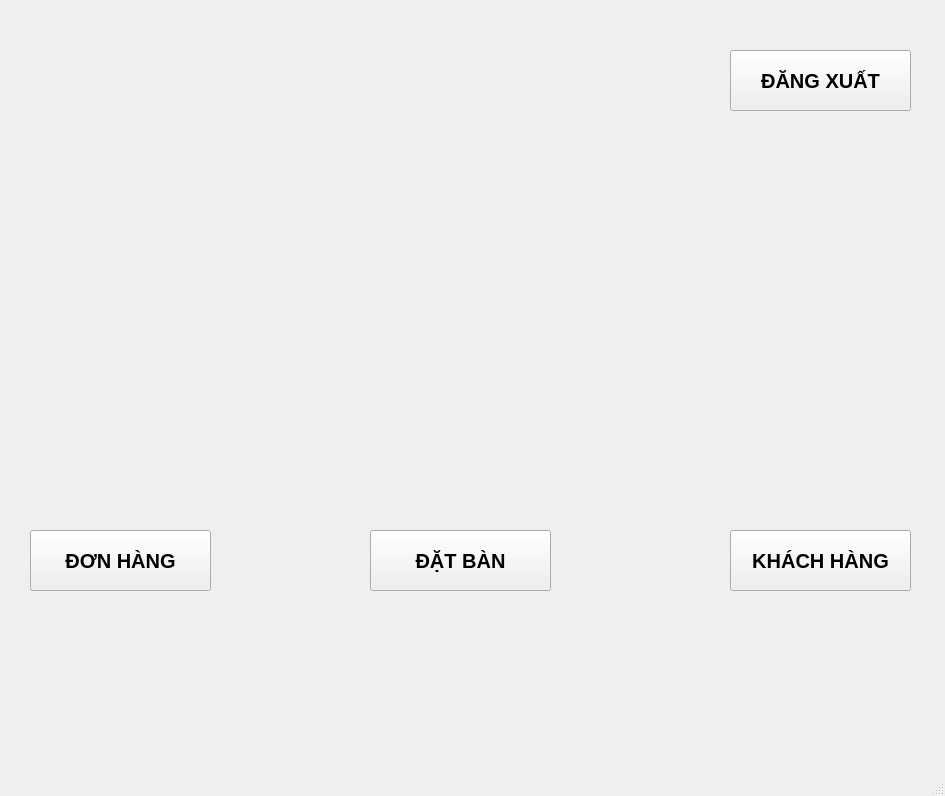
<?xml version="1.0" encoding="UTF-8"?>
<ui version="4.0">
 <class>MainWindow</class>
 <widget class="QMainWindow" name="MainWindow">
  <property name="geometry">
   <rect>
    <x>0</x>
    <y>0</y>
    <width>945</width>
    <height>796</height>
   </rect>
  </property>
  <property name="windowTitle">
   <string>MainWindow</string>
  </property>
  <widget class="QWidget" name="centralwidget">
   <widget class="QLabel" name="label">
    <property name="geometry">
     <rect>
      <x>10</x>
      <y>0</y>
      <width>941</width>
      <height>751</height>
     </rect>
    </property>
    <property name="text">
     <string/>
    </property>
    <property name="pixmap">
     <pixmap>../../../../main7real.png</pixmap>
    </property>
   </widget>
   <widget class="QPushButton" name="pushButtonDH">
    <property name="geometry">
     <rect>
      <x>30</x>
      <y>530</y>
      <width>181</width>
      <height>61</height>
     </rect>
    </property>
    <property name="font">
     <font>
      <pointsize>15</pointsize>
      <weight>75</weight>
      <bold>true</bold>
     </font>
    </property>
    <property name="text">
     <string>ĐƠN HÀNG</string>
    </property>
   </widget>
   <widget class="QPushButton" name="pushButtonDB">
    <property name="geometry">
     <rect>
      <x>370</x>
      <y>530</y>
      <width>181</width>
      <height>61</height>
     </rect>
    </property>
    <property name="font">
     <font>
      <pointsize>15</pointsize>
      <weight>75</weight>
      <bold>true</bold>
     </font>
    </property>
    <property name="text">
     <string>ĐẶT BÀN</string>
    </property>
   </widget>
   <widget class="QPushButton" name="pushButtonKH">
    <property name="geometry">
     <rect>
      <x>730</x>
      <y>530</y>
      <width>181</width>
      <height>61</height>
     </rect>
    </property>
    <property name="font">
     <font>
      <pointsize>15</pointsize>
      <weight>75</weight>
      <bold>true</bold>
     </font>
    </property>
    <property name="text">
     <string>KHÁCH HÀNG</string>
    </property>
   </widget>
   <widget class="QPushButton" name="pushButton_4">
    <property name="geometry">
     <rect>
      <x>730</x>
      <y>50</y>
      <width>181</width>
      <height>61</height>
     </rect>
    </property>
    <property name="font">
     <font>
      <pointsize>15</pointsize>
      <weight>75</weight>
      <bold>true</bold>
     </font>
    </property>
    <property name="text">
     <string>ĐĂNG XUẤT</string>
    </property>
   </widget>
  </widget>
  <widget class="QMenuBar" name="menubar">
   <property name="geometry">
    <rect>
     <x>0</x>
     <y>0</y>
     <width>945</width>
     <height>26</height>
    </rect>
   </property>
  </widget>
  <widget class="QStatusBar" name="statusbar"/>
 </widget>
 <resources/>
 <connections/>
</ui>
